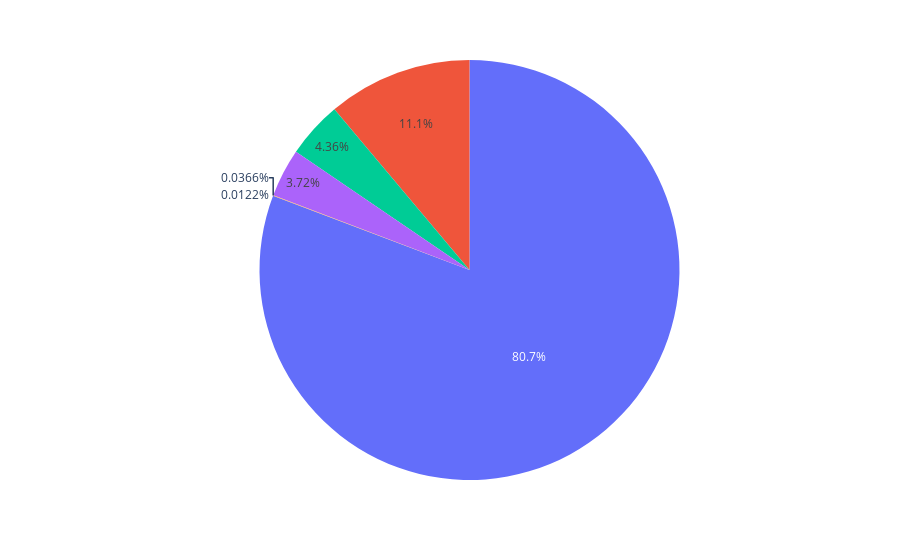

Notebook source saved alongside this figure:
### Code cell
# np.array(ratings)[:, None]
# ratings
# ratings_values = ratings.values.to_numpy()
fig = px.pie(labels=ratings.index.values, values= ratings.values) # index.values not index, turns it index into array  - else futurewarning
fig.show()

### Figure 1 — Plotly figure (JSON) as saved in the notebook; plotly's stock layout.template omitted (floating-point values rounded to 4 significant figures)
{"data": [{"domain": {"x": [0, 1], "y": [0, 1]}, "hovertemplate": "value=%{value}<extra></extra>", "legendgroup": "", "name": "", "showlegend": false, "type": "pie", "values": [6619, 912, 357, 305, 3, 1]}], "layout": {"legend": {"tracegroupgap": 0}, "margin": {"t": 60}}}
